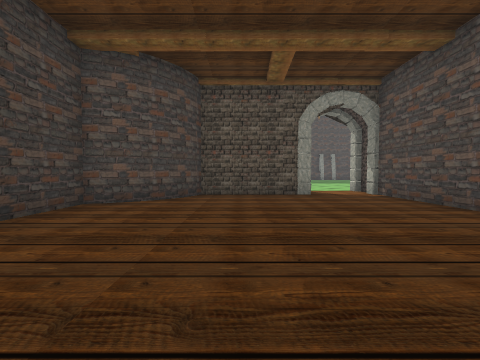
View 1 (above)

18 first-person views from a walk through a 3-D level made in the Unity game engine. The camera is 1.3 m above the floor, tilts 2° down and sees 90° across. The floor is counted in squares, 2 m on a side. Each view is taken from the middle of a square. On the plan, view 1 faces up. The plan holds only what a view shows up to about 9 squares ahead; the rest is blank. The place goes on beyond the plan. The player is left out. Some surface patterns are stand-ins.

View 2
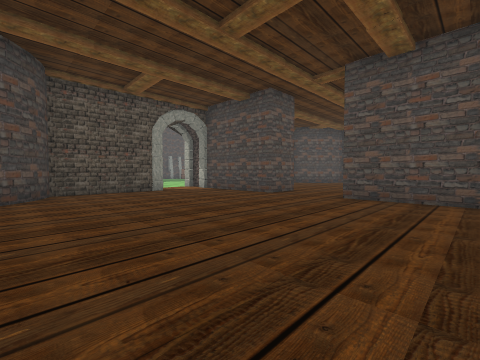

View 3
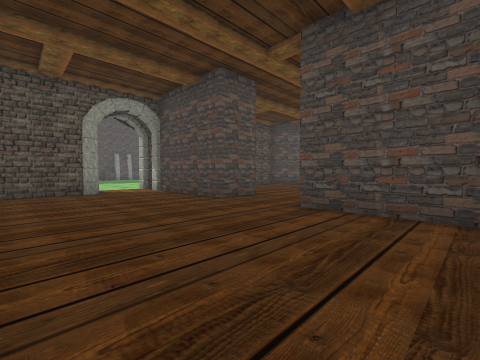

View 4
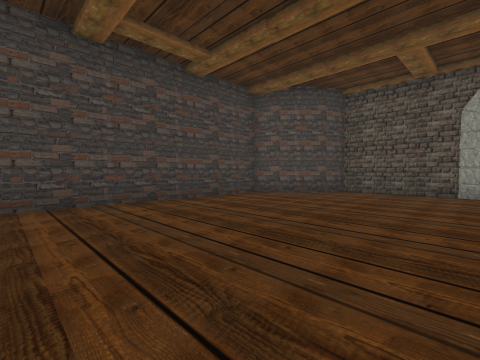

View 5
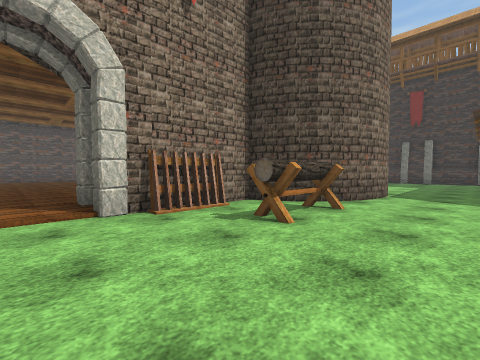

View 6
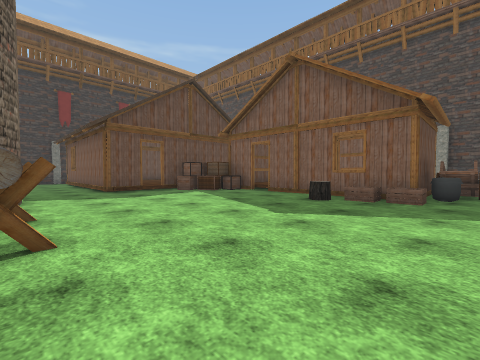

View 7
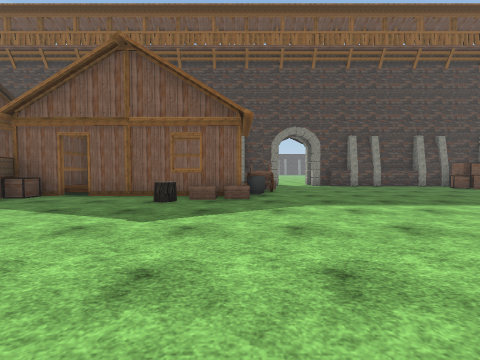

View 8
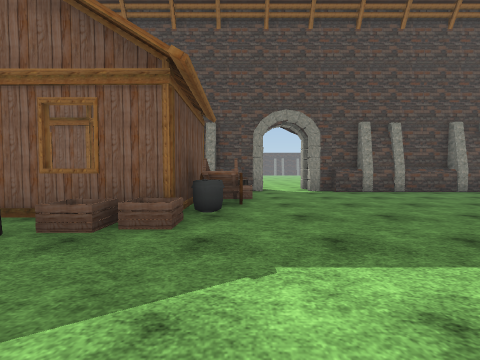

View 9
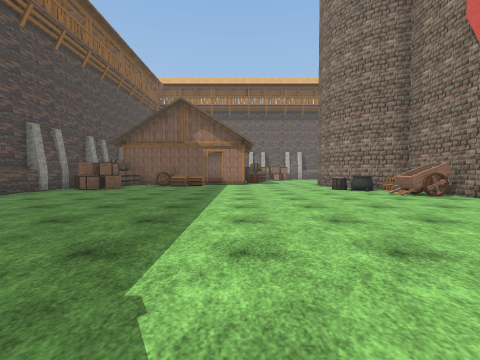

View 10
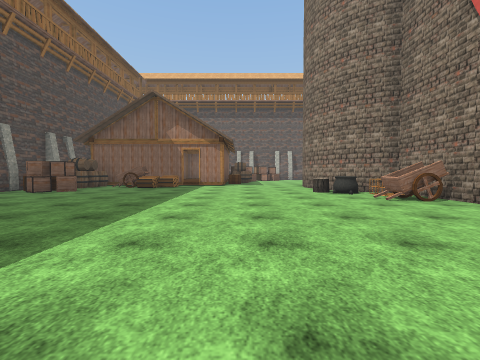

View 11
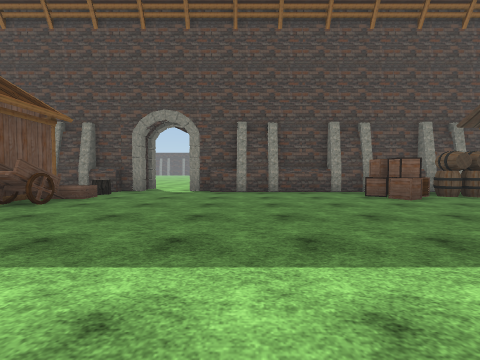

View 12
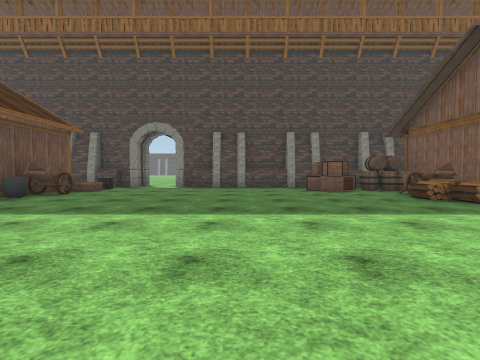

View 13
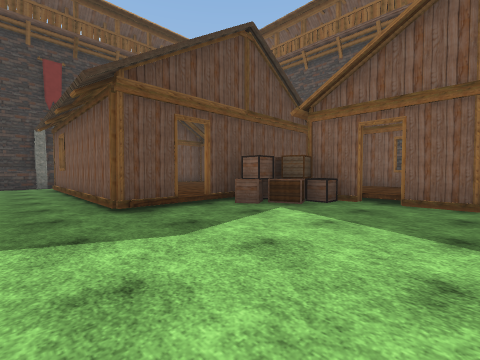

View 14
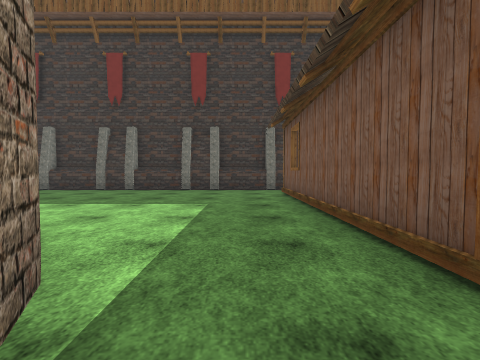

View 15
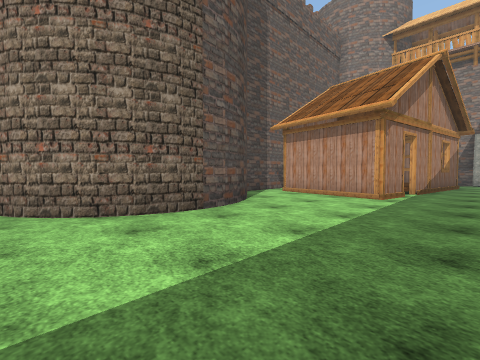

View 16
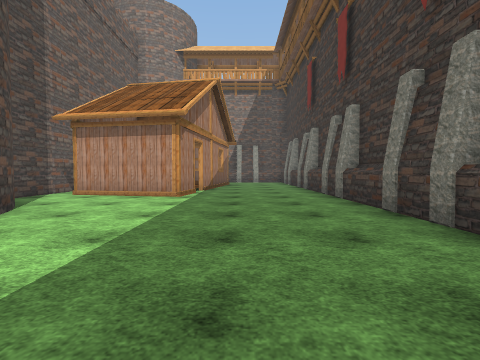

View 17
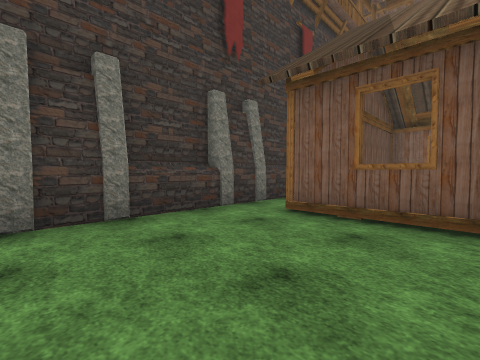

View 18
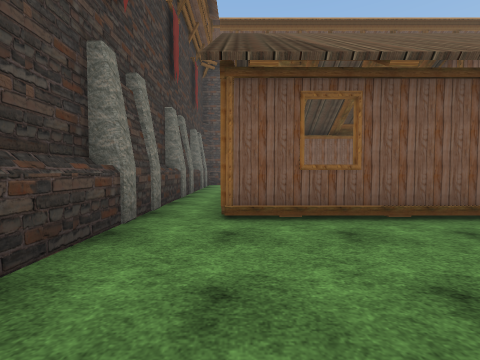

### Floor plan
Key: @ floor where view 1 was taken; # wall or solid block; . main floor; : floor 0.25 m higher than the main floor; + floor 0.5 m higher than the main floor; / step, stairs or slope; H house; R rack; C crate; W wagon; B bag; A box; U cauldron; E barrel; O other object.
Columns run from 13 left of view 1 to 12 right of it. Each row starts with its distance up from view 1.
 22                  ..O
 21               ###..#######
 20                 O.......AA
 19          HHHHHHHC.......AE
 18 #.HHHHH HH     WW.........
 17 #.H     HHHH HHB.........O
 16 #.H      AAHHHCC..........
 15 #.H     AA...O............
 14 #.H     H.................
 13 #.H++   H.................
 12 #.HHHHHHH.................
 11 #................ ........
 10 #.......OOO.OO...  ....UUO
  9 #......O   O.....   ..WOO
  8 #......O    ##RO/OO O###
  7 #......O    ###O:#  O
  6 #......O    :::::#
  5 #.......O O::::::#
  4 #....HH..##::::::##::
  3 #....HHHH##::::::::::
  2 #....  H ##:::::::::
  1 #...H  H  #::::::#
  0    .H  H  #::@:::#
 -1    .H     #::::::#

Positions as (right, up) in squares from view 1, and headings:
1: (0, 0), facing up
2: (-2, -1), facing up-right
3: (0, -1), facing up-right
4: (2, -1), facing up-left
5: (3, 12), facing down-left
6: (3, 10), facing up-left
7: (2, 10), facing up
8: (3, 13), facing up
9: (2, 14), facing right
10: (3, 13), facing right
11: (7, 13), facing up
12: (8, 11), facing up
13: (-1, 11), facing up-left
14: (-4, 11), facing left
15: (-10, 10), facing down-right
16: (-10, 10), facing down
17: (-9, 9), facing up-left
18: (-11, 9), facing up
